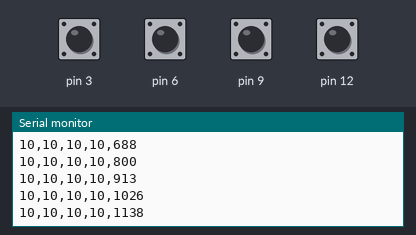
Bench run of a sketch on a simulated Arduino Uno, built with avr-gcc and run on an emulated ATmega328P. Parts: the last lines printed to the serial monitor. The test bench sets the inputs (shaded band); at power-on: pin 3, pin 6, pin 9, pin 12 HIGH.

Above: at 1.2 s.
1.3 s: pin 3 pulled LOW for 0.15 s
At 2.6 s:
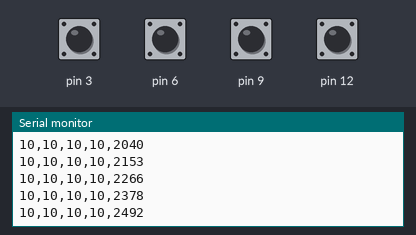
2.9 s: pin 6 pulled LOW for 0.15 s
At 3.73 s:
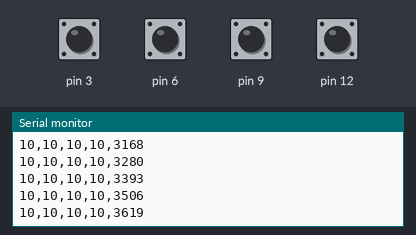
6.0 s: pin 9 pulled LOW for 0.15 s
At 6.21 s:
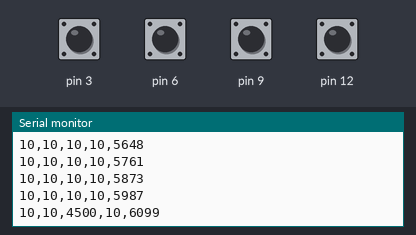
7.6 s: pin 12 pulled LOW for 0.15 s
At 7.68 s:
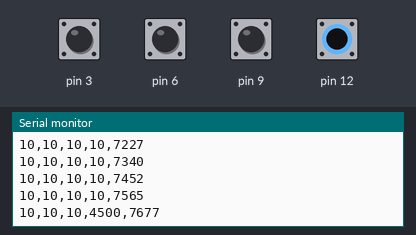
9.2 s: pin 3 pulled LOW for 1 s
At 9.26 s:
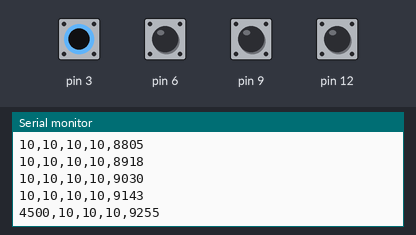
11.7 s: pin 6 pulled LOW for 1 s
At 11.74 s:
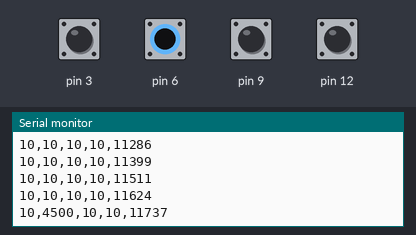
Timing chart, 0 to 14.7 s (numbered marks = the images above; inputs shaded):
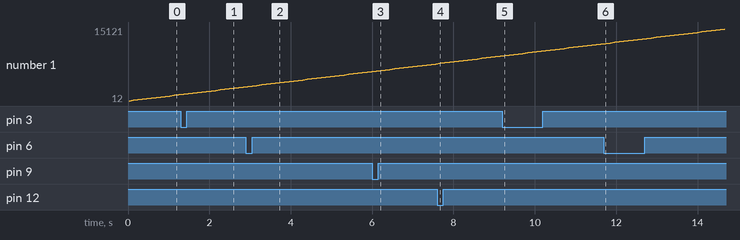

Measured:
- after the input at 1.3 s, the serial monitor: prints a new line after 0.07 s (image 1)
- after the input at 2.9 s, the serial monitor: prints a new line at once (image 2)
- after the input at 6.0 s, the serial monitor: prints a new line after 0.10 s (image 3)
- after the input at 7.6 s, the serial monitor: prints a new line after 0.08 s (image 4)
- after the input at 9.2 s, the serial monitor: prints a new line after 0.06 s (image 5)
- after the input at 11.7 s, the serial monitor: prints a new line at once (image 6)
- plotted number 1: 2830 → 5987 after the input at 2.9 s, 11624 → 15121 after the input at 11.7 s

The sketch:

CapacitiveTouchTest4.ino
```cpp
#include <CapacitiveSensor.h>

/*
* For the 4 sensor skin patch
*
* Ordering:
*   1 2
*   3 4
*/

CapacitiveSensor caps1 = CapacitiveSensor(2, 3);        // 10M resistor between pins 4 & 2, pin 2 is sensor pin, add a wire and or foil if desired
CapacitiveSensor caps2 = CapacitiveSensor(5, 6);
CapacitiveSensor caps3 = CapacitiveSensor(8, 9);
CapacitiveSensor caps4 = CapacitiveSensor(11, 12);
int readings;
const int threshold = 80;  // Value that must be overcome to show as "activated"
const String delim = ",";

//CapacitiveSensor   cs_4_6 = CapacitiveSensor(4,6);        // 10M resistor between pins 4 & 6, pin 6 is sensor pin, add a wire and or foil

void setup()
{
  caps1.set_CS_AutocaL_Millis(0xFFFFFFFF);
  caps2.set_CS_AutocaL_Millis(0xFFFFFFFF);
  caps3.set_CS_AutocaL_Millis(0xFFFFFFFF);
  caps4.set_CS_AutocaL_Millis(0xFFFFFFFF);

  readings = 0;
   Serial.begin(9600);
   Serial.println("CS_1, CS_2, CS_3, CS_4, Time (ms)");
}

void loop()
{
  long total1 =  caps1.capacitiveSensor(30);
  long total2 =  caps2.capacitiveSensor(30);
  long total3 =  caps3.capacitiveSensor(30);
  long total4 =  caps4.capacitiveSensor(30);
  // if (total > threshold){
  //   readings = 1;
  // } else{
  //   readings = 0;
  // }
  //Serial.print(total);
  //Serial.print(delim);
  //Serial.print(millis() - start);        // check on performance in milliseconds
  //Serial.print("\n");                    // tab character for debug windown spacing
  long time = millis();
  //Serial.print(time);
  String outputData = total1 + delim + total2 + delim + total3 + delim + total4 + delim + time;
  Serial.println(outputData);

  // Serial.print(readings[2] + delim + readings[5] + delim + readings[8]);                  // print sensor output 1
  // Serial.print("\n");
  // Serial.print(readings[1] + delim + readings[4] + delim + readings[7]);                  // print sensor output 1
  // Serial.print("\n");
  // Serial.print(readings[0] + delim + readings[3] + delim + readings[6]);                  // print sensor output 1
  // Serial.print("\n");
  delay(100);                             // arbitrary delay to limit data to serial port
}
```
